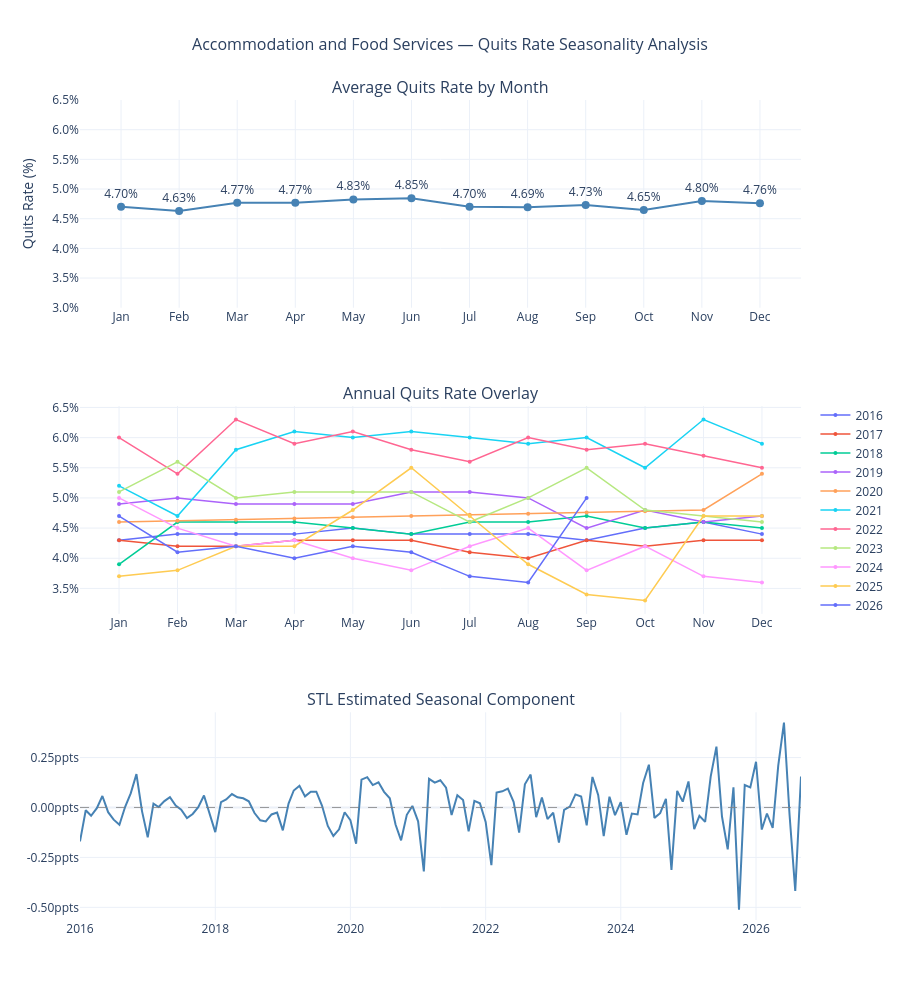

The notebook cell this image was saved under:
### Markdown cell above
## COVID-19 Interpolation

Quit rates fell sharply during the initial pandemic disruption in early 2020. Because the goal of the subsequent analysis is to examine longer-term trends, remaining seasonality, and persistence, this abrupt movement could influence the patterns identified.

To reduce that influence, quit rate values from February through October 2020 were replaced using time-based linear interpolation between the January and November 2020 observations. This creates a smooth transition across those nine months.  This interpolation is a separate modeling adjustment, not an additional seasonal adjustment to the BLS series.

This is a modeling choice that replaces actual observed variation with an assumed path through the disruption. It does not reconstruct what quit rates would have been without the pandemic, and its effect on forecast accuracy has not been evaluated against a model using the original observations.

The original BLS series is shown alongside the interpolated version above for transparency. All subsequent analysis uses the interpolated series, with observations outside the February–October 2020 window unchanged.

### Code cell
# =============================================================================
# Section 3: Seasonality Analysis
# =============================================================================
df_interp['month'] = df_interp.index.month
df_interp['year'] = df_interp.index.year
month_labels = ['Jan','Feb','Mar','Apr','May','Jun',
                'Jul','Aug','Sep','Oct','Nov','Dec']

# STL fit
stl = STL(df_interp['quit_rate'], period=12)
stl_fit = stl.fit()
df_interp['seasonal'] = stl_fit.seasonal

monthly_avg = df_interp.groupby('month')['quit_rate'].mean().reset_index()

fig = make_subplots(
    rows=3, cols=1,
    subplot_titles=(
    'Average Quits Rate by Month',
    'Annual Quits Rate Overlay',
    'STL Estimated Seasonal Component'
),
    vertical_spacing=0.12
)

# --- Plot 1: Monthly Average ---
fig.add_trace(go.Scatter(
    x=month_labels,
    y=monthly_avg['quit_rate'],
    mode='lines+markers+text',
    line=dict(color='steelblue', width=2),
    marker=dict(size=8),
    text=[f'{v:.2f}%' for v in monthly_avg['quit_rate']],
    textposition='top center',
    name='Monthly Average',
    showlegend=False,
    hovertemplate='%{x}: %{y:.2f}%<extra></extra>'
), row=1, col=1)

fig.update_yaxes(
    range=[3, 6.5],
    dtick=0.5,
    tickformat='.1f',
    ticksuffix='%',
    title_text='Quits Rate (%)',
    row=1, col=1
)

# --- Plot 2: Year-over-Year Overlay ---
colors = px.colors.qualitative.Plotly
for i, (year, group) in enumerate(df_interp.groupby('year')):
    group = group.sort_values('month')
    fig.add_trace(go.Scatter(
        x=month_labels[:len(group)],
        y=group['quit_rate'],
        mode='lines+markers',
        name=str(year),
        line=dict(color=colors[i % len(colors)], width=1.5),
        marker=dict(size=4),
        hovertemplate=f'{year} %{{x}}: %{{customdata}}<extra></extra>',
        customdata=[f'{v:.1f}%' for v in group['quit_rate']]
    ), row=2, col=1)

fig.update_yaxes(
    tickvals=[3.5, 4.0, 4.5, 5.0, 5.5, 6.0, 6.5],
    ticktext=[f'{v:.1f}%' for v in [3.5, 4.0, 4.5, 5.0, 5.5, 6.0, 6.5]],
    row=2, col=1
)

# --- Plot 3: STL Seasonal Component ---
fig.add_trace(go.Scatter(
    x=df_interp.index,
    y=df_interp['seasonal'],
    mode='lines',
    name='Seasonal Component',
    showlegend=False,
    line=dict(color='steelblue', width=2),
    hovertemplate='%{x|%b %Y}: %{customdata}<extra></extra>',
    customdata=[f'{v:.3f} ppts' for v in df_interp['seasonal']]
), row=3, col=1)

fig.add_hline(y=0, line_dash='dash', line_color='gray', line_width=0.8, row=3, col=1)

seasonal_ticks = [-0.50, -0.25, 0.00, 0.25, 0.50]
fig.update_yaxes(
    tickvals=seasonal_ticks,
    ticktext=[f'{v:.2f}ppts' for v in seasonal_ticks],
    row=3, col=1
)

fig.update_layout(
    title=dict(text='Accommodation and Food Services — Quits Rate Seasonality Analysis',
               x=0.5, font=dict(size=16)),
    height=1000,
    template='plotly_white',
    hovermode='closest',
    showlegend=True,
    legend=dict(
        x=1.02,
        y=0.50,
        xanchor='left',
        yanchor='middle'
    )
)

fig.show()

### Figure 1 — Plotly figure (JSON) as saved in the notebook; plotly's stock layout.template omitted (floating-point values rounded to 4 significant figures; data arrays with more than 128 entries replaced by an {"elided": "..."} marker saying what was removed)
{"data": [{"hovertemplate": "%{x}: %{y:.2f}%<extra></extra>", "line": {"color": "steelblue", "width": 2}, "marker": {"size": 8}, "mode": "lines+markers+text", "name": "Monthly Average", "showlegend": false, "text": ["4.70%", "4.63%", "4.77%", "4.77%", "4.83%", "4.85%", "4.70%", "4.69%", "4.73%", "4.65%", "4.80%", "4.76%"], "textposition": "top center", "type": "scatter", "x": ["Jan", "Feb", "Mar", "Apr", "May", "Jun", "Jul", "Aug", "Sep", "Oct", "Nov", "Dec"], "xaxis": "x", "y": [4.7, 4.629, 4.767, 4.769, 4.825, 4.845, 4.702, 4.695, 4.733, 4.648, 4.8, 4.76], "yaxis": "y"}, {"customdata": ["4.3%", "4.4%", "4.4%", "4.4%", "4.5%", "4.4%", "4.4%", "4.4%", "4.3%", "4.5%", "4.6%", "4.4%"], "hovertemplate": "2016 %{x}: %{customdata}<extra></extra>", "line": {"color": "#636EFA", "width": 1.5}, "marker": {"size": 4}, "mode": "lines+markers", "name": "2016", "type": "scatter", "x": ["Jan", "Feb", "Mar", "Apr", "May", "Jun", "Jul", "Aug", "Sep", "Oct", "Nov", "Dec"], "xaxis": "x2", "y": [4.3, 4.4, 4.4, 4.4, 4.5, 4.4, 4.4, 4.4, 4.3, 4.5, 4.6, 4.4], "yaxis": "y2"}, {"customdata": ["4.3%", "4.2%", "4.2%", "4.3%", "4.3%", "4.3%", "4.1%", "4.0%", "4.3%", "4.2%", "4.3%", "4.3%"], "hovertemplate": "2017 %{x}: %{customdata}<extra></extra>", "line": {"color": "#EF553B", "width": 1.5}, "marker": {"size": 4}, "mode": "lines+markers", "name": "2017", "type": "scatter", "x": ["Jan", "Feb", "Mar", "Apr", "May", "Jun", "Jul", "Aug", "Sep", "Oct", "Nov", "Dec"], "xaxis": "x2", "y": [4.3, 4.2, 4.2, 4.3, 4.3, 4.3, 4.1, 4.0, 4.3, 4.2, 4.3, 4.3], "yaxis": "y2"}, {"customdata": ["3.9%", "4.6%", "4.6%", "4.6%", "4.5%", "4.4%", "4.6%", "4.6%", "4.7%", "4.5%", "4.6%", "4.5%"], "hovertemplate": "2018 %{x}: %{customdata}<extra></extra>", "line": {"color": "#00CC96", "width": 1.5}, "marker": {"size": 4}, "mode": "lines+markers", "name": "2018", "type": "scatter", "x": ["Jan", "Feb", "Mar", "Apr", "May", "Jun", "Jul", "Aug", "Sep", "Oct", "Nov", "Dec"], "xaxis": "x2", "y": [3.9, 4.6, 4.6, 4.6, 4.5, 4.4, 4.6, 4.6, 4.7, 4.5, 4.6, 4.5], "yaxis": "y2"}, {"customdata": ["4.9%", "5.0%", "4.9%", "4.9%", "4.9%", "5.1%", "5.1%", "5.0%", "4.5%", "4.8%", "4.6%", "4.7%"], "hovertemplate": "2019 %{x}: %{customdata}<extra></extra>", "line": {"color": "#AB63FA", "width": 1.5}, "marker": {"size": 4}, "mode": "lines+markers", "name": "2019", "type": "scatter", "x": ["Jan", "Feb", "Mar", "Apr", "May", "Jun", "Jul", "Aug", "Sep", "Oct", "Nov", "Dec"], "xaxis": "x2", "y": [4.9, 5.0, 4.9, 4.9, 4.9, 5.1, 5.1, 5.0, 4.5, 4.8, 4.6, 4.7], "yaxis": "y2"}, {"customdata": ["4.6%", "4.6%", "4.6%", "4.7%", "4.7%", "4.7%", "4.7%", "4.7%", "4.8%", "4.8%", "4.8%", "5.4%"], "hovertemplate": "2020 %{x}: %{customdata}<extra></extra>", "line": {"color": "#FFA15A", "width": 1.5}, "marker": {"size": 4}, "mode": "lines+markers", "name": "2020", "type": "scatter", "x": ["Jan", "Feb", "Mar", "Apr", "May", "Jun", "Jul", "Aug", "Sep", "Oct", "Nov", "Dec"], "xaxis": "x2", "y": [4.6, 4.62, 4.639, 4.66, 4.679, 4.7, 4.719, 4.74, 4.76, 4.78, 4.8, 5.4], "yaxis": "y2"}, {"customdata": ["5.2%", "4.7%", "5.8%", "6.1%", "6.0%", "6.1%", "6.0%", "5.9%", "6.0%", "5.5%", "6.3%", "5.9%"], "hovertemplate": "2021 %{x}: %{customdata}<extra></extra>", "line": {"color": "#19D3F3", "width": 1.5}, "marker": {"size": 4}, "mode": "lines+markers", "name": "2021", "type": "scatter", "x": ["Jan", "Feb", "Mar", "Apr", "May", "Jun", "Jul", "Aug", "Sep", "Oct", "Nov", "Dec"], "xaxis": "x2", "y": [5.2, 4.7, 5.8, 6.1, 6.0, 6.1, 6.0, 5.9, 6.0, 5.5, 6.3, 5.9], "yaxis": "y2"}, {"customdata": ["6.0%", "5.4%", "6.3%", "5.9%", "6.1%", "5.8%", "5.6%", "6.0%", "5.8%", "5.9%", "5.7%", "5.5%"], "hovertemplate": "2022 %{x}: %{customdata}<extra></extra>", "line": {"color": "#FF6692", "width": 1.5}, "marker": {"size": 4}, "mode": "lines+markers", "name": "2022", "type": "scatter", "x": ["Jan", "Feb", "Mar", "Apr", "May", "Jun", "Jul", "Aug", "Sep", "Oct", "Nov", "Dec"], "xaxis": "x2", "y": [6.0, 5.4, 6.3, 5.9, 6.1, 5.8, 5.6, 6.0, 5.8, 5.9, 5.7, 5.5], "yaxis": "y2"}, {"customdata": ["5.1%", "5.6%", "5.0%", "5.1%", "5.1%", "5.1%", "4.6%", "5.0%", "5.5%", "4.8%", "4.7%", "4.6%"], "hovertemplate": "2023 %{x}: %{customdata}<extra></extra>", "line": {"color": "#B6E880", "width": 1.5}, "marker": {"size": 4}, "mode": "lines+markers", "name": "2023", "type": "scatter", "x": ["Jan", "Feb", "Mar", "Apr", "May", "Jun", "Jul", "Aug", "Sep", "Oct", "Nov", "Dec"], "xaxis": "x2", "y": [5.1, 5.6, 5.0, 5.1, 5.1, 5.1, 4.6, 5.0, 5.5, 4.8, 4.7, 4.6], "yaxis": "y2"}, {"customdata": ["5.0%", "4.5%", "4.2%", "4.3%", "4.0%", "3.8%", "4.2%", "4.5%", "3.8%", "4.2%", "3.7%", "3.6%"], "hovertemplate": "2024 %{x}: %{customdata}<extra></extra>", "line": {"color": "#FF97FF", "width": 1.5}, "marker": {"size": 4}, "mode": "lines+markers", "name": "2024", "type": "scatter", "x": ["Jan", "Feb", "Mar", "Apr", "May", "Jun", "Jul", "Aug", "Sep", "Oct", "Nov", "Dec"], "xaxis": "x2", "y": [5.0, 4.5, 4.2, 4.3, 4.0, 3.8, 4.2, 4.5, 3.8, 4.2, 3.7, 3.6], "yaxis": "y2"}, {"customdata": ["3.7%", "3.8%", "4.2%", "4.2%", "4.8%", "5.5%", "4.7%", "3.9%", "3.4%", "3.3%", "4.7%", "4.7%"], "hovertemplate": "2025 %{x}: %{customdata}<extra></extra>", "line": {"color": "#FECB52", "width": 1.5}, "marker": {"size": 4}, "mode": "lines+markers", "name": "2025", "type": "scatter", "x": ["Jan", "Feb", "Mar", "Apr", "May", "Jun", "Jul", "Aug", "Sep", "Oct", "Nov", "Dec"], "xaxis": "x2", "y": [3.7, 3.8, 4.2, 4.2, 4.8, 5.5, 4.7, 3.9, 3.4, 3.3, 4.7, 4.7], "yaxis": "y2"}, {"customdata": ["4.7%", "4.1%", "4.2%", "4.0%", "4.2%", "4.1%", "3.7%", "3.6%", "5.0%"], "hovertemplate": "2026 %{x}: %{customdata}<extra></extra>", "line": {"color": "#636EFA", "width": 1.5}, "marker": {"size": 4}, "mode": "lines+markers", "name": "2026", "type": "scatter", "x": ["Jan", "Feb", "Mar", "Apr", "May", "Jun", "Jul", "Aug", "Sep"], "xaxis": "x2", "y": [4.7, 4.1, 4.2, 4.0, 4.2, 4.1, 3.7, 3.6, 5.0], "yaxis": "y2"}, {"customdata": {"elided": "129 str values"}, "hovertemplate": "%{x|%b %Y}: %{customdata}<extra></extra>", "line": {"color": "steelblue", "width": 2}, "mode": "lines", "name": "Seasonal Component", "showlegend": false, "type": "scatter", "x": {"elided": "129 str values"}, "xaxis": "x3", "y": {"elided": "129 float values"}, "yaxis": "y3"}], "layout": {"annotations": [{"font": {"size": 16}, "showarrow": false, "text": "Average Quits Rate by Month", "x": 0.5, "xanchor": "center", "xref": "paper", "y": 1, "yanchor": "bottom", "yref": "paper"}, {"font": {"size": 16}, "showarrow": false, "text": "Annual Quits Rate Overlay", "x": 0.5, "xanchor": "center", "xref": "paper", "y": 0.6267, "yanchor": "bottom", "yref": "paper"}, {"font": {"size": 16}, "showarrow": false, "text": "STL Estimated Seasonal Component", "x": 0.5, "xanchor": "center", "xref": "paper", "y": 0.2533, "yanchor": "bottom", "yref": "paper"}], "height": 1000, "hovermode": "closest", "legend": {"x": 1.02, "xanchor": "left", "y": 0.5, "yanchor": "middle"}, "shapes": [{"line": {"color": "gray", "dash": "dash", "width": 0.8}, "type": "line", "x0": 0, "x1": 1, "xref": "x3 domain", "y0": 0, "y1": 0, "yref": "y3"}], "showlegend": true, "title": {"font": {"size": 16}, "text": "Accommodation and Food Services — Quits Rate Seasonality Analysis", "x": 0.5}, "xaxis": {"anchor": "y", "domain": [0, 1]}, "xaxis2": {"anchor": "y2", "domain": [0, 1]}, "xaxis3": {"anchor": "y3", "domain": [0, 1]}, "yaxis": {"anchor": "x", "domain": [0.7467, 1], "dtick": 0.5, "range": [3, 6.5], "tickformat": ".1f", "ticksuffix": "%", "title": {"text": "Quits Rate (%)"}}, "yaxis2": {"anchor": "x2", "domain": [0.3733, 0.6267], "ticktext": ["3.5%", "4.0%", "4.5%", "5.0%", "5.5%", "6.0%", "6.5%"], "tickvals": [3.5, 4, 4.5, 5, 5.5, 6, 6.5]}, "yaxis3": {"anchor": "x3", "domain": [0, 0.2533], "ticktext": ["-0.50ppts", "-0.25ppts", "0.00ppts", "0.25ppts", "0.50ppts"], "tickvals": [-0.5, -0.25, 0, 0.25, 0.5]}}}
